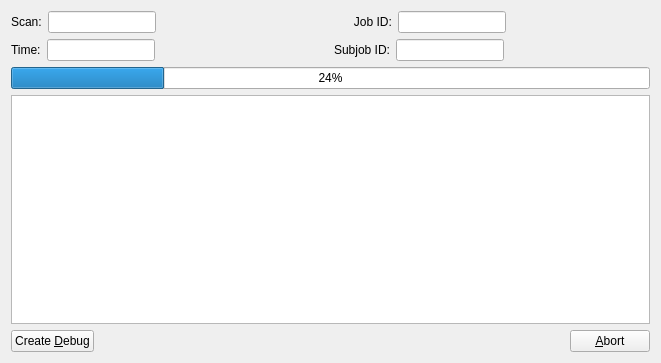
<?xml version="1.0" encoding="UTF-8"?>
<ui version="4.0">
 <class>Dialog1</class>
 <widget class="QDialog" name="Dialog1">
  <property name="geometry">
   <rect>
    <x>0</x>
    <y>0</y>
    <width>661</width>
    <height>363</height>
   </rect>
  </property>
  <property name="windowTitle">
   <string>Progress</string>
  </property>
  <layout class="QGridLayout" name="gridLayout">
   <item row="0" column="0">
    <layout class="QHBoxLayout">
     <property name="spacing">
      <number>6</number>
     </property>
     <property name="margin">
      <number>0</number>
     </property>
     <item>
      <widget class="QLabel" name="scanLabel">
       <property name="text">
        <string>Scan:</string>
       </property>
       <property name="wordWrap">
        <bool>false</bool>
       </property>
      </widget>
     </item>
     <item>
      <widget class="QLineEdit" name="scanEdit">
       <property name="sizePolicy">
        <sizepolicy hsizetype="Fixed" vsizetype="Fixed">
         <horstretch>0</horstretch>
         <verstretch>0</verstretch>
        </sizepolicy>
       </property>
       <property name="readOnly">
        <bool>true</bool>
       </property>
      </widget>
     </item>
     <item>
      <spacer name="Spacer3_2">
       <property name="orientation">
        <enum>Qt::Horizontal</enum>
       </property>
       <property name="sizeType">
        <enum>QSizePolicy::Expanding</enum>
       </property>
       <property name="sizeHint" stdset="0">
        <size>
         <width>93</width>
         <height>20</height>
        </size>
       </property>
      </spacer>
     </item>
    </layout>
   </item>
   <item row="0" column="1">
    <layout class="QHBoxLayout" name="_2">
     <property name="spacing">
      <number>6</number>
     </property>
     <property name="margin">
      <number>0</number>
     </property>
     <item>
      <widget class="QLabel" name="jobLabel">
       <property name="text">
        <string>      Job ID:</string>
       </property>
       <property name="wordWrap">
        <bool>false</bool>
       </property>
      </widget>
     </item>
     <item>
      <widget class="QLineEdit" name="jobEdit">
       <property name="sizePolicy">
        <sizepolicy hsizetype="Fixed" vsizetype="Fixed">
         <horstretch>0</horstretch>
         <verstretch>0</verstretch>
        </sizepolicy>
       </property>
       <property name="readOnly">
        <bool>true</bool>
       </property>
      </widget>
     </item>
     <item>
      <spacer name="horizontalSpacer">
       <property name="orientation">
        <enum>Qt::Horizontal</enum>
       </property>
       <property name="sizeHint" stdset="0">
        <size>
         <width>40</width>
         <height>20</height>
        </size>
       </property>
      </spacer>
     </item>
    </layout>
   </item>
   <item row="1" column="0">
    <layout class="QHBoxLayout">
     <property name="spacing">
      <number>6</number>
     </property>
     <property name="margin">
      <number>0</number>
     </property>
     <item>
      <widget class="QLabel" name="timeLabel">
       <property name="text">
        <string>Time:</string>
       </property>
       <property name="wordWrap">
        <bool>false</bool>
       </property>
      </widget>
     </item>
     <item>
      <widget class="QLineEdit" name="timeEdit">
       <property name="sizePolicy">
        <sizepolicy hsizetype="Fixed" vsizetype="Fixed">
         <horstretch>0</horstretch>
         <verstretch>0</verstretch>
        </sizepolicy>
       </property>
       <property name="readOnly">
        <bool>true</bool>
       </property>
      </widget>
     </item>
     <item>
      <spacer name="Spacer3_3">
       <property name="orientation">
        <enum>Qt::Horizontal</enum>
       </property>
       <property name="sizeType">
        <enum>QSizePolicy::Expanding</enum>
       </property>
       <property name="sizeHint" stdset="0">
        <size>
         <width>70</width>
         <height>20</height>
        </size>
       </property>
      </spacer>
     </item>
    </layout>
   </item>
   <item row="1" column="1">
    <layout class="QHBoxLayout" name="_3">
     <property name="spacing">
      <number>6</number>
     </property>
     <property name="margin">
      <number>0</number>
     </property>
     <item>
      <widget class="QLabel" name="subjobLabel">
       <property name="text">
        <string>Subjob ID:</string>
       </property>
       <property name="wordWrap">
        <bool>false</bool>
       </property>
      </widget>
     </item>
     <item>
      <widget class="QLineEdit" name="subjobEdit">
       <property name="sizePolicy">
        <sizepolicy hsizetype="Fixed" vsizetype="Fixed">
         <horstretch>0</horstretch>
         <verstretch>0</verstretch>
        </sizepolicy>
       </property>
       <property name="readOnly">
        <bool>true</bool>
       </property>
      </widget>
     </item>
     <item>
      <spacer name="horizontalSpacer_2">
       <property name="orientation">
        <enum>Qt::Horizontal</enum>
       </property>
       <property name="sizeHint" stdset="0">
        <size>
         <width>40</width>
         <height>20</height>
        </size>
       </property>
      </spacer>
     </item>
    </layout>
   </item>
   <item row="2" column="0" colspan="2">
    <widget class="QProgressBar" name="progressBar">
     <property name="value">
      <number>24</number>
     </property>
    </widget>
   </item>
   <item row="3" column="0" colspan="2">
    <widget class="QPlainTextEdit" name="logEdit">
     <property name="readOnly">
      <bool>true</bool>
     </property>
    </widget>
   </item>
   <item row="4" column="0" colspan="2">
    <layout class="QHBoxLayout">
     <property name="spacing">
      <number>6</number>
     </property>
     <property name="margin">
      <number>0</number>
     </property>
     <item>
      <widget class="QPushButton" name="buttonDebug">
       <property name="enabled">
        <bool>true</bool>
       </property>
       <property name="toolTip">
        <string>Let all SFXC processes dump their state</string>
       </property>
       <property name="text">
        <string>Create &amp;Debug</string>
       </property>
       <property name="shortcut">
        <string>Alt+D</string>
       </property>
       <property name="autoDefault">
        <bool>false</bool>
       </property>
      </widget>
     </item>
     <item>
      <spacer name="Spacer1">
       <property name="orientation">
        <enum>Qt::Horizontal</enum>
       </property>
       <property name="sizeType">
        <enum>QSizePolicy::Expanding</enum>
       </property>
       <property name="sizeHint" stdset="0">
        <size>
         <width>20</width>
         <height>20</height>
        </size>
       </property>
      </spacer>
     </item>
     <item>
      <widget class="QPushButton" name="buttonAbort">
       <property name="text">
        <string>&amp;Abort</string>
       </property>
       <property name="shortcut">
        <string>Alt+A</string>
       </property>
       <property name="autoDefault">
        <bool>false</bool>
       </property>
       <property name="default">
        <bool>false</bool>
       </property>
      </widget>
     </item>
    </layout>
   </item>
  </layout>
 </widget>
 <layoutdefault spacing="6" margin="11"/>
 <pixmapfunction>qPixmapFromMimeSource</pixmapfunction>
 <resources/>
 <connections>
  <connection>
   <sender>buttonAbort</sender>
   <signal>clicked()</signal>
   <receiver>Dialog1</receiver>
   <slot>abort()</slot>
   <hints>
    <hint type="sourcelabel">
     <x>20</x>
     <y>20</y>
    </hint>
    <hint type="destinationlabel">
     <x>20</x>
     <y>20</y>
    </hint>
   </hints>
  </connection>
  <connection>
   <sender>buttonDebug</sender>
   <signal>clicked()</signal>
   <receiver>Dialog1</receiver>
   <slot>create_debug()</slot>
   <hints>
    <hint type="sourcelabel">
     <x>56</x>
     <y>340</y>
    </hint>
    <hint type="destinationlabel">
     <x>330</x>
     <y>181</y>
    </hint>
   </hints>
  </connection>
 </connections>
 <slots>
  <slot>create_debug()</slot>
 </slots>
</ui>
